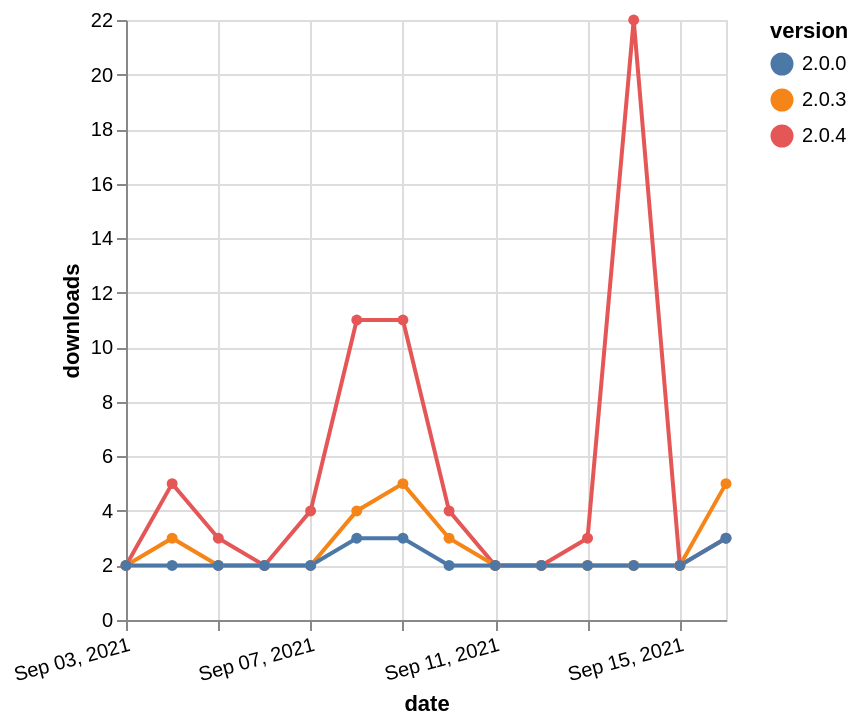

Here is the Vega-Lite specification saved for this chart:
### Vega-Lite specification from a JSON file in a GitHub repository (floating-point values rounded to 4 significant figures)
{"$schema": "https://vega.github.io/schema/vega-lite/v5.json", "description": "A simple bar chart with embedded data.", "data": {"values": [{"date": "2021-09-03", "total": 748, "delta": 2, "version": "2.0.4"}, {"date": "2021-09-04", "total": 753, "delta": 5, "version": "2.0.4"}, {"date": "2021-09-05", "total": 756, "delta": 3, "version": "2.0.4"}, {"date": "2021-09-06", "total": 758, "delta": 2, "version": "2.0.4"}, {"date": "2021-09-07", "total": 762, "delta": 4, "version": "2.0.4"}, {"date": "2021-09-08", "total": 773, "delta": 11, "version": "2.0.4"}, {"date": "2021-09-09", "total": 784, "delta": 11, "version": "2.0.4"}, {"date": "2021-09-10", "total": 788, "delta": 4, "version": "2.0.4"}, {"date": "2021-09-11", "total": 790, "delta": 2, "version": "2.0.4"}, {"date": "2021-09-12", "total": 792, "delta": 2, "version": "2.0.4"}, {"date": "2021-09-13", "total": 795, "delta": 3, "version": "2.0.4"}, {"date": "2021-09-14", "total": 817, "delta": 22, "version": "2.0.4"}, {"date": "2021-09-15", "total": 819, "delta": 2, "version": "2.0.4"}, {"date": "2021-09-16", "total": 822, "delta": 3, "version": "2.0.4"}, {"date": "2021-09-03", "total": 3049, "delta": 2, "version": "2.0.3"}, {"date": "2021-09-04", "total": 3052, "delta": 3, "version": "2.0.3"}, {"date": "2021-09-05", "total": 3054, "delta": 2, "version": "2.0.3"}, {"date": "2021-09-06", "total": 3056, "delta": 2, "version": "2.0.3"}, {"date": "2021-09-07", "total": 3058, "delta": 2, "version": "2.0.3"}, {"date": "2021-09-08", "total": 3062, "delta": 4, "version": "2.0.3"}, {"date": "2021-09-09", "total": 3067, "delta": 5, "version": "2.0.3"}, {"date": "2021-09-10", "total": 3070, "delta": 3, "version": "2.0.3"}, {"date": "2021-09-11", "total": 3072, "delta": 2, "version": "2.0.3"}, {"date": "2021-09-12", "total": 3074, "delta": 2, "version": "2.0.3"}, {"date": "2021-09-13", "total": 3076, "delta": 2, "version": "2.0.3"}, {"date": "2021-09-14", "total": 3078, "delta": 2, "version": "2.0.3"}, {"date": "2021-09-15", "total": 3080, "delta": 2, "version": "2.0.3"}, {"date": "2021-09-16", "total": 3085, "delta": 5, "version": "2.0.3"}, {"date": "2021-09-03", "total": 2617, "delta": 2, "version": "2.0.0"}, {"date": "2021-09-04", "total": 2619, "delta": 2, "version": "2.0.0"}, {"date": "2021-09-05", "total": 2621, "delta": 2, "version": "2.0.0"}, {"date": "2021-09-06", "total": 2623, "delta": 2, "version": "2.0.0"}, {"date": "2021-09-07", "total": 2625, "delta": 2, "version": "2.0.0"}, {"date": "2021-09-08", "total": 2628, "delta": 3, "version": "2.0.0"}, {"date": "2021-09-09", "total": 2631, "delta": 3, "version": "2.0.0"}, {"date": "2021-09-10", "total": 2633, "delta": 2, "version": "2.0.0"}, {"date": "2021-09-11", "total": 2635, "delta": 2, "version": "2.0.0"}, {"date": "2021-09-12", "total": 2637, "delta": 2, "version": "2.0.0"}, {"date": "2021-09-13", "total": 2639, "delta": 2, "version": "2.0.0"}, {"date": "2021-09-14", "total": 2641, "delta": 2, "version": "2.0.0"}, {"date": "2021-09-15", "total": 2643, "delta": 2, "version": "2.0.0"}, {"date": "2021-09-16", "total": 2646, "delta": 3, "version": "2.0.0"}]}, "width": "container", "mark": {"type": "line", "point": {"filled": true}}, "encoding": {"x": {"field": "date", "type": "temporal", "timeUnit": "yearmonthdate", "title": "date", "axis": {"labelAngle": -15}}, "y": {"field": "delta", "type": "quantitative", "title": "downloads"}, "color": {"field": "version", "type": "nominal"}, "tooltip": {"field": "delta"}}}
